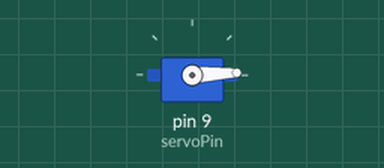
Simulated run of this sketch. Board: Arduino Uno, built with avr-gcc and run on an emulated ATmega328P. Shown: servo.

Above: at 0.05 s.
At 1.3 s:
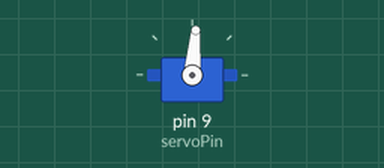
At 2.6 s:
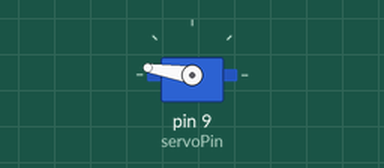
At 5.2 s:
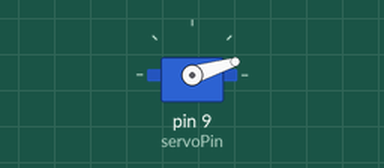
Timing chart, 0 to 7.1 s (numbered marks = the images above):
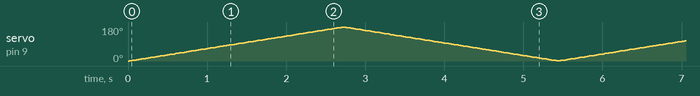

The sketch:

0524_servoMotorControl.ino
```cpp
#include <Servo.h>
int servoPin = 9;
Servo servo1; //you can control 8 servo pins seperately at the same time. This is the 1st
int angle = 0; // servo position in degrees
void setup() {
  servo1.attach(servoPin);
}
void loop() {
  //from 0 to 180 degree
  for (angle = 0; angle < 180; angle++) {
    servo1.write(angle);
    delay(15);
  }
  //from 180 to 0 degree
  for (angle = 180; angle > 0; angle--) {
    servo1.write(angle);
    delay(15);
  }
}
```
